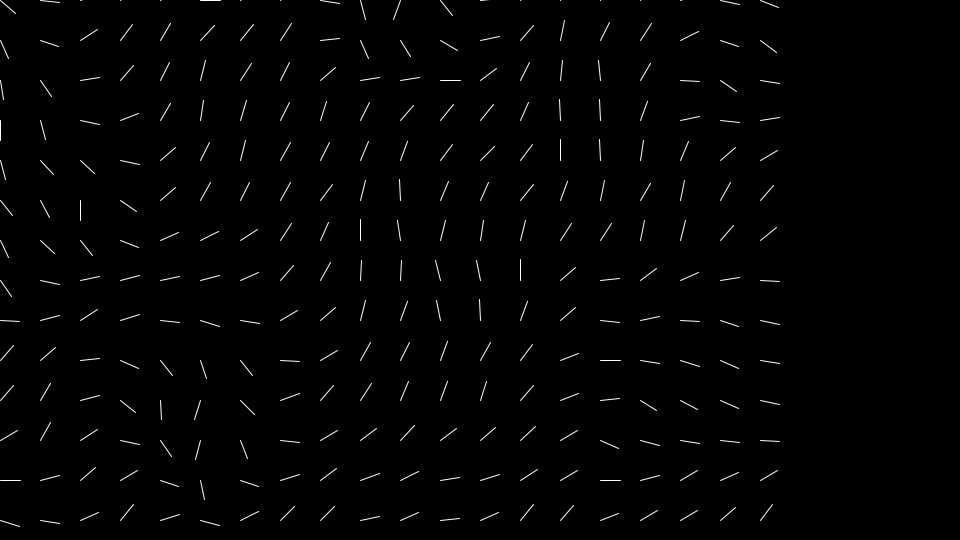
Frame 1 (no input)
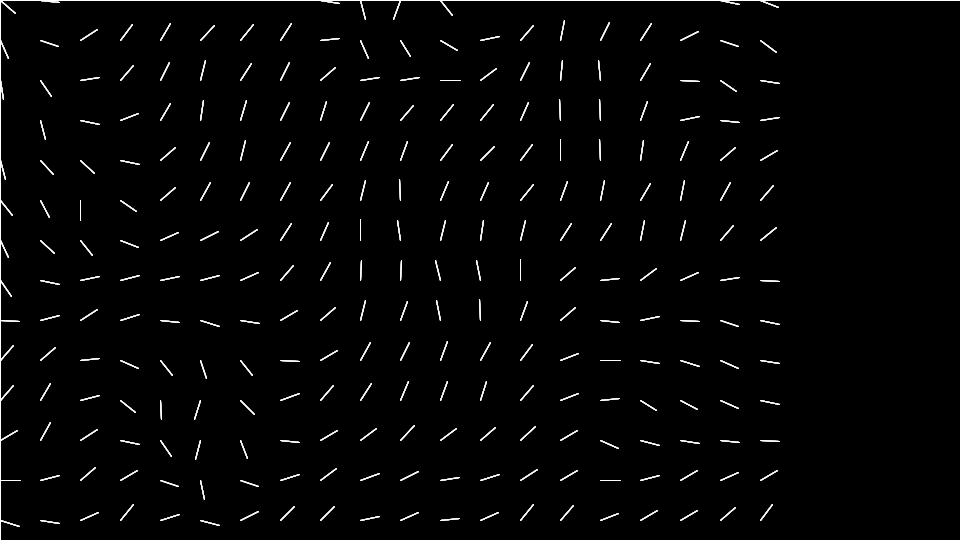
Frame 60 (the mouse pressed at the canvas centre just before this capture)
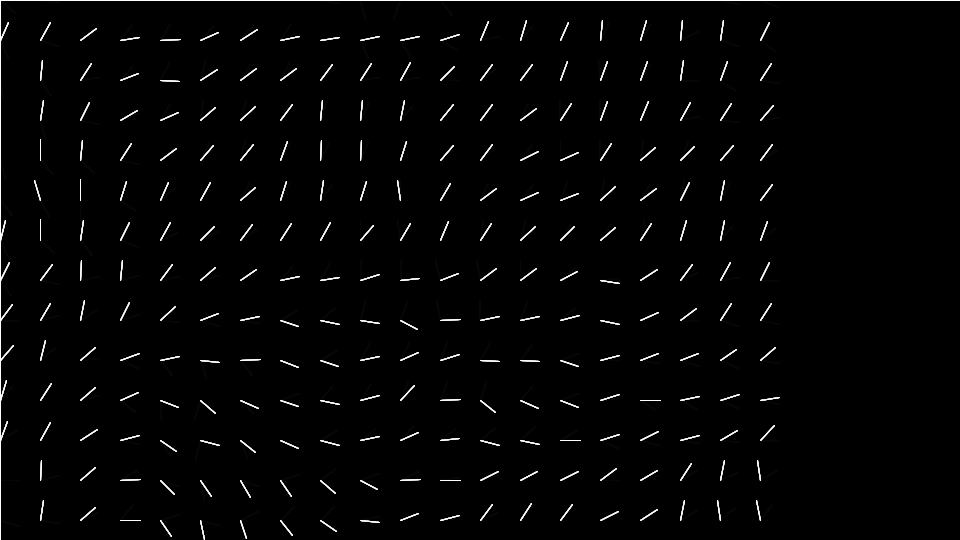
Frame 120 (the mouse held since frame 60 and released just before this capture)

The Processing sketch that drew these frames (run headless with seeded random() and noise(); from frame 60 on, the mouse is pressed at the canvas centre):

// Processing sketch: noiseField_a
// ── noiseField_a.pde


float noiseScale = 0.2;

void setup() {
  size(960,540);
  background(0);
}


void draw() {
  
  fill(0,20);
  rect(0,0,width,height);
  
  ArrayList<PVector> noiseList = new ArrayList();
  for (int x=0; x < 20; x++) {
    for (int y=0; y < 20; y++) {
      float noiseVal = noise((mouseX+x)*noiseScale, (mouseY+y)*noiseScale);
      noiseList.add(new PVector(x,y,map(noiseVal, 0,1,-PI,PI)));
    }
  }
  
  stroke(255);
  for(PVector v:noiseList) {
    pushMatrix();
    translate(v.x*40,v.y*40);
    rotate(v.z);
    line(0,0,20,1);
    popMatrix();
  }
  
}

void keyPressed() {
  noiseScale = 0.002;
}
